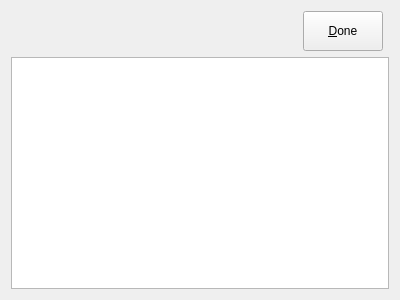
<?xml version="1.0" encoding="UTF-8"?>
<ui version="4.0">
 <class>MessageViewer</class>
 <widget class="QWidget" name="MessageViewer">
  <property name="geometry">
   <rect>
    <x>0</x>
    <y>0</y>
    <width>400</width>
    <height>300</height>
   </rect>
  </property>
  <property name="windowTitle">
   <string>Form</string>
  </property>
  <layout class="QGridLayout" name="gridLayout">
   <item row="0" column="1">
    <widget class="QPushButton" name="doneButton">
     <property name="minimumSize">
      <size>
       <width>80</width>
       <height>40</height>
      </size>
     </property>
     <property name="maximumSize">
      <size>
       <width>16777215</width>
       <height>16777215</height>
      </size>
     </property>
     <property name="text">
      <string>&amp;Done</string>
     </property>
    </widget>
   </item>
   <item row="0" column="0">
    <spacer name="horizontalSpacer">
     <property name="orientation">
      <enum>Qt::Horizontal</enum>
     </property>
     <property name="sizeHint" stdset="0">
      <size>
       <width>40</width>
       <height>20</height>
      </size>
     </property>
    </spacer>
   </item>
   <item row="1" column="0" colspan="3">
    <widget class="QTextEdit" name="messagePad"/>
   </item>
  </layout>
 </widget>
 <resources/>
 <connections/>
</ui>
